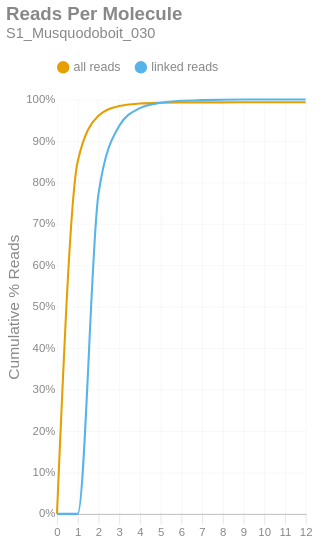

The notebook cell this image was saved under:
### Markdown cell above
### Reads per Molecule
This chart shows the cumulative distribution of the number of reads per linked molecule. That is, how many alignments are associated with a unique molecule. This excludes the number of reads associated with invalid or absent linked-read barcodes. The `linked` histogram is the percentages recalculated when disregarding singletons.

### Code cell
if SKIPLR:
    print_html(f"Skipped")
else:
    counts = np.bincount(valids['reads'].cast(pl.Int64).to_numpy())
    weighted = counts * np.arange(len(counts))
    all_perc = weighted / n_reads
    linked_perc = weighted / n_linked_reads
    linked_perc[1] = 0
    binned_df = pl.DataFrame({
        'readsper': list(range(len(counts))),
        'all reads (cumsum)': np.cumsum(all_perc).tolist(),
        'linked reads (cumsum)': np.cumsum(linked_perc).tolist(),
    })

    with SafeRender(binned_df):
        (
            density_plot(binned_df, 'Reads Per Molecule', samplename, 'readspmol')
            .encode(
                x=alt.X('readsper:O', title=None).axis(labelAngle=0).scale(padding=0),
                y=alt.Y('value:Q', title='Cumulative % Reads').axis(format='%').stack(False),
                color=alt.Color("key:N").scale(domain=["all reads", "linked reads"]),
                tooltip=[
                    alt.Tooltip("key:N", title="Data Type"),
                    alt.Tooltip("readsper:O", title="Reads Per Molecule"),
                    alt.Tooltip("value:Q", format=".2%", title="% Reads (Cum.)")
                ]            
            )
        ).display()

### Figure 1 — Vega-Lite specification as saved in the notebook (floating-point values rounded to 4 significant figures)
{"width": "container", "height": 400, "config": {"title": {"anchor": "start", "dy": -15, "fontSize": 18, "color": "#888888", "subtitleColor": "#888888", "subtitleFontSize": 14}, "arc": {"fill": "#0072B2"}, "axis": {"domainColor": "#888888", "domainWidth": 0.5, "gridWidth": 0.2, "grid": false, "titleFontWeight": 400, "titleFontSize": 15, "labelFontSize": 11, "labelColor": "#888888", "tickColor": "#888888", "tickWidth": 0.2, "titleColor": "#888888"}, "axisBand": {"grid": false}, "axisX": {"grid": true, "tickSize": 10, "domainCap": "round"}, "axisY": {"domain": false, "grid": true, "tickSize": 0, "domainCap": "round"}, "background": "transparent", "header": {"labelFontSize": 15, "labelColor": "#888888", "titleFontSize": 15, "titleFontWeight": 600, "titleColor": "#888888"}, "legend": {"labelFont": "sans-serif", "labelFontSize": 12, "labelColor": "#888888", "symbolSize": 100, "symbolType": "circle", "titleFontSize": 12, "titlePadding": 10, "titleColor": "#888888", "title": null, "orient": "top"}, "range": {"category": ["#E69F00", "#56B4E9", "#009E73", "#F0E442", "#0072B2", "#D55E00", "#CC79A7", "#000000"], "diverging": ["#cfe8f3", "#a2d4ec", "#73bfe2", "#46abdb", "#1696d2", "#12719e"]}, "area": {"fill": "#0072B2", "fillOpacity": 0.7, "line": true, "strokeOpacity": 0.7}, "line": {"color": "#0072B2", "stroke": "#0072B2", "strokeWidth": 2}, "trail": {"color": "#0072B2", "stroke": "#0072B2", "strokeWidth": 0, "size": 1}, "point": {"filled": true, "fillOpacity": 1.0, "size": 95}, "text": {"color": "#888888", "fontSize": 11, "align": "right", "fontWeight": 400, "size": 11}, "bar": {"fill": "#0072B2", "stroke": null}, "view": {"stroke": null, "continuousWidth": 660, "continuousHeight": 400}}, "data": {"name": "data-729c29d1c366dd34ebfc27f73e4ba404"}, "mark": {"type": "line", "interpolate": "monotone", "point": {"opacity": 0, "size": 275}}, "encoding": {"color": {"field": "key", "scale": {"domain": ["all reads", "linked reads"]}, "type": "nominal"}, "tooltip": [{"field": "key", "title": "Data Type", "type": "nominal"}, {"field": "readsper", "title": "Reads Per Molecule", "type": "ordinal"}, {"field": "value", "format": ".2%", "title": "% Reads (Cum.)", "type": "quantitative"}], "x": {"axis": {"labelAngle": 0}, "field": "readsper", "scale": {"padding": 0}, "title": null, "type": "ordinal"}, "y": {"axis": {"format": "%"}, "field": "value", "stack": false, "title": "Cumulative % Reads", "type": "quantitative"}}, "params": [{"name": "param_c36ac31b6afebe62", "select": {"type": "point", "fields": ["key"]}, "bind": "legend"}], "title": {"text": "Reads Per Molecule", "subtitle": "S1_Musquodoboit_030"}, "transform": [{"fold": ["all reads (cumsum)", "linked reads (cumsum)"]}, {"calculate": "replace(datum.key, ' (cumsum)', '')", "as": "key"}, {"filter": {"param": "param_c36ac31b6afebe62"}}], "usermeta": {"embedOptions": {"downloadFileName": "S1_Musquodoboit_030.readspmol"}}, "$schema": "https://vega.github.io/schema/vega-lite/v6.1.0.json", "datasets": {"data-729c29d1c366dd34ebfc27f73e4ba404": [{"readsper": 0, "all reads (cumsum)": 0.0, "linked reads (cumsum)": 0.0}, {"readsper": 1, "all reads (cumsum)": 0.8504, "linked reads (cumsum)": 0.0}, {"readsper": 2, "all reads (cumsum)": 0.9605, "linked reads (cumsum)": 0.7711}, {"readsper": 3, "all reads (cumsum)": 0.984, "linked reads (cumsum)": 0.9361}, {"readsper": 4, "all reads (cumsum)": 0.9901, "linked reads (cumsum)": 0.979}, {"readsper": 5, "all reads (cumsum)": 0.992, "linked reads (cumsum)": 0.992}, {"readsper": 6, "all reads (cumsum)": 0.9927, "linked reads (cumsum)": 0.9967}, {"readsper": 7, "all reads (cumsum)": 0.9929, "linked reads (cumsum)": 0.9984}, {"readsper": 8, "all reads (cumsum)": 0.993, "linked reads (cumsum)": 0.9993}, {"readsper": 9, "all reads (cumsum)": 0.9931, "linked reads (cumsum)": 0.9998}, {"readsper": 10, "all reads (cumsum)": 0.9931, "linked reads (cumsum)": 0.9999}, {"readsper": 11, "all reads (cumsum)": 0.9931, "linked reads (cumsum)": 1.0}, {"readsper": 12, "all reads (cumsum)": 0.9931, "linked reads (cumsum)": 1.0}]}}
